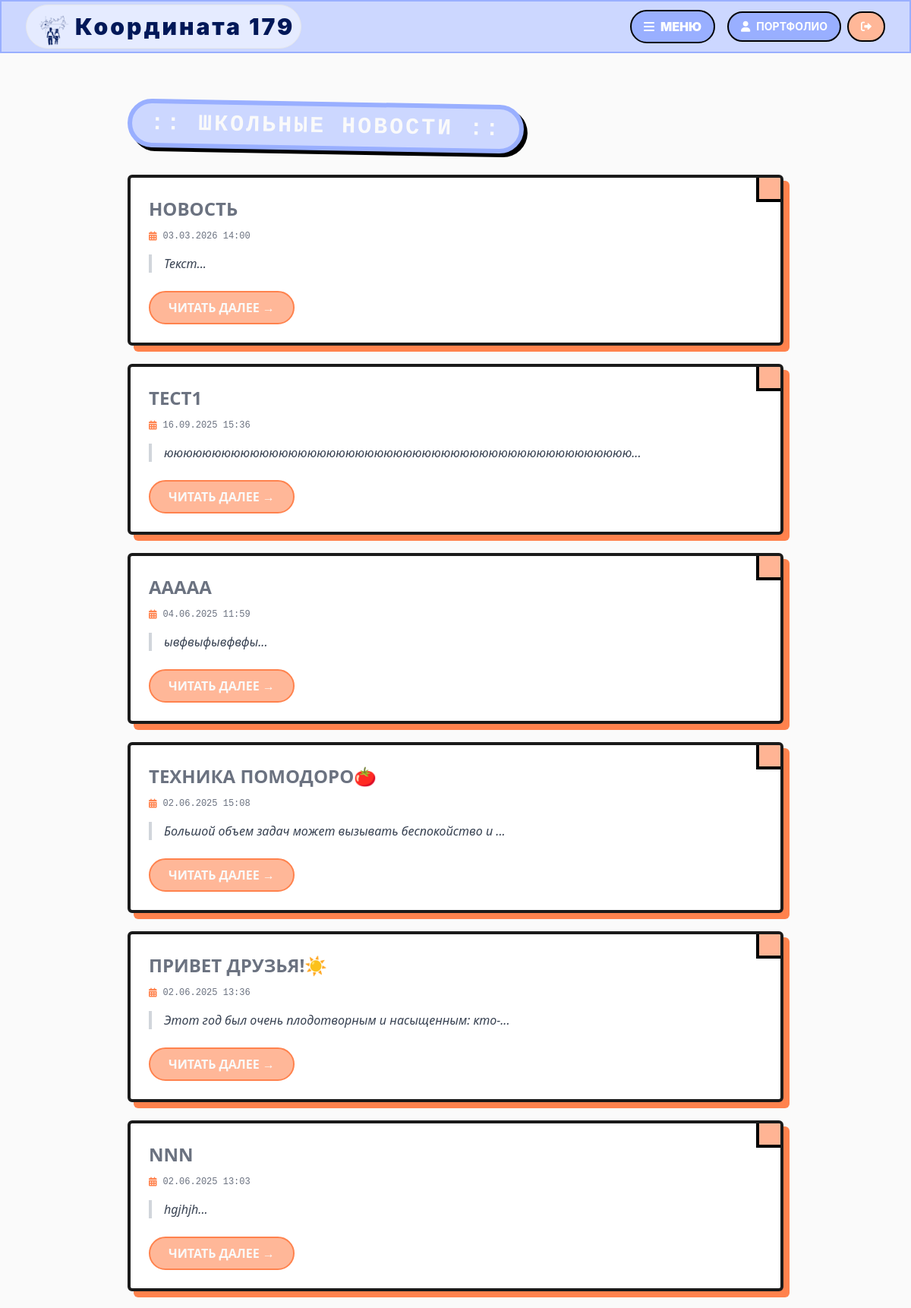
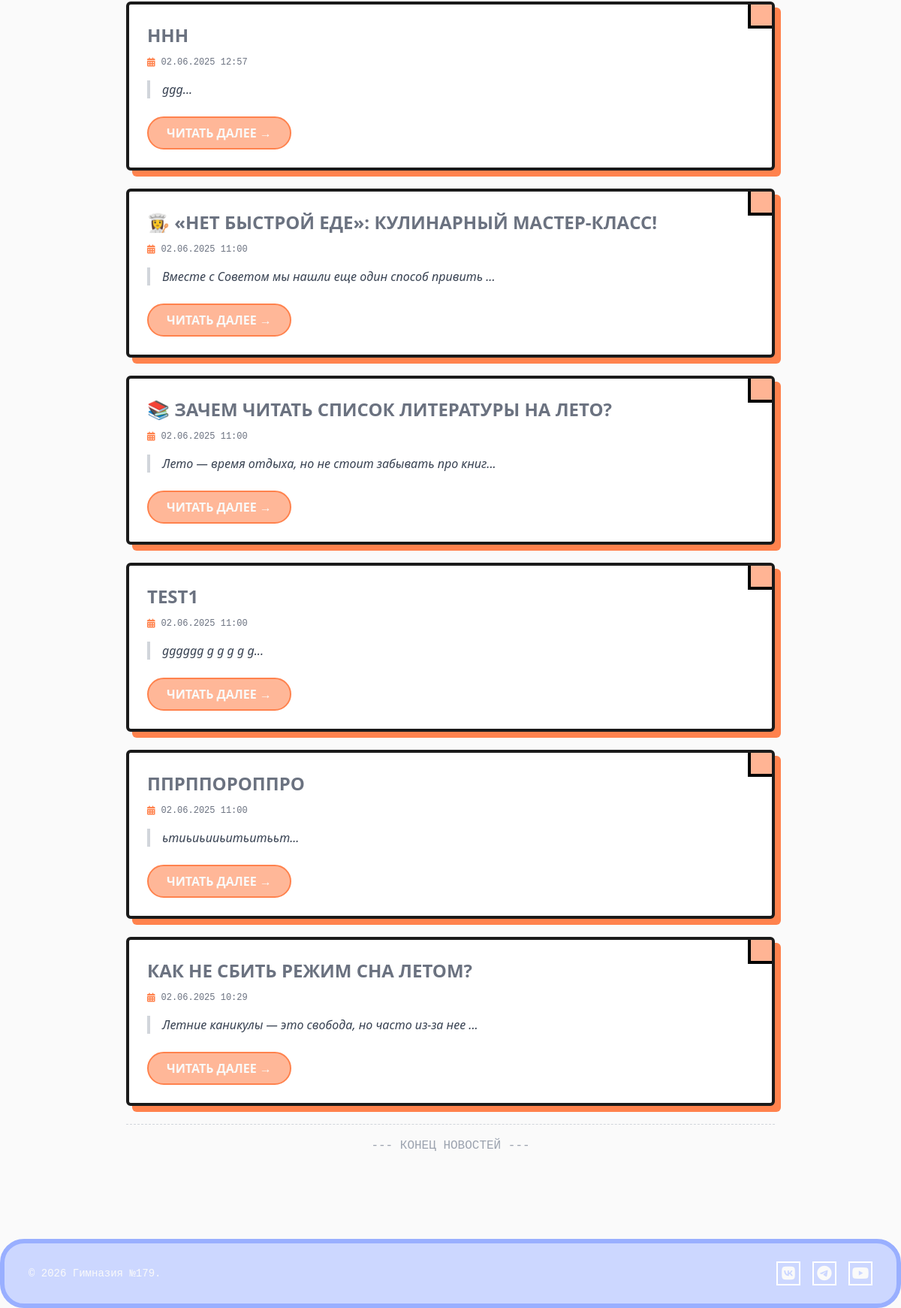
/news (signed in), run on the app's committed database (2 pictures, top to bottom).
### app.py (models this page shows)
class News(db.Model):
    id = db.Column(db.Integer, primary_key=True)
    title = db.Column(db.String(200), nullable=False)
    content = db.Column(db.Text, nullable=False)
    publish_date = db.Column(db.DateTime, default=datetime.datetime.now())
    author_id = db.Column(db.Integer, db.ForeignKey('user.id'))
    author = db.relationship('User')

### app.py (the view)
@app.route('/news')
def news():
    news_list = News.query.order_by(News.publish_date.desc()).all()
    return render_template('news.html', news_list=news_list)

### app.py (called while the page is built)
@app.context_processor
def inject_news():
    latest_news = News.query.order_by(News.publish_date.desc()).limit(10).all()
    return dict(marquee_news=latest_news)

### templates/news.html (shortened to what this page needs)
{% extends "base.html" %}
{% block content %}
<div class="max-w-4xl mx-auto py-8 px-4 font-sans">
    <div class="lb-div inline-block  px-6 py-2 transform rotate-1 mb-8 shadow-hard">
        <h2 class="text-3xl font-mono font-bold uppercase tracking-widest">:: ШКОЛЬНЫЕ НОВОСТИ ::</h2>
    </div>
    <div class="space-y-6">
        {% for news in news_list %}
        <div class="news-item bg-white rounded-md border-4 border-neo-black shadow-[8px_8px_0px_0px_#ff824d] p-6 relative overflow-hidden group hover:shadow-[10px_10px_0px_0px_#ffb494] transition-all duration-300">
            <div class="absolute top-0 right-0 w-8 h-8 bg-[#ffb494] border-l-4 border-b-4 border-black group-hover:bg-[#ff824d] transition-colors"></div>
            <h3 class="text-2xl text-gray-500 font-black uppercase mb-3 leading-snug">
                {{ news.title }}
            </h3>
            <p class="news-date font-mono text-xs text-gray-500 mb-4 flex items-center gap-2">
                <i class="fa-solid fa-calendar-alt text-[#ff824d]"></i>
                {{ news.publish_date.strftime('%d.%m.%Y %H:%M') }}
            </p>
            <p class="news-content text-gray-700 mb-6 border-l-4 border-gray-300 pl-4 italic">
                {{ news.content[:50:]+"..." }}
            </p>
            <a href=" {{ url_for('view_news', news_id=news.id) }}"
               class="lr-btn read-more inline-block px-6 py-2 font-bold uppercase rounded-full border-2 transition-all">
                Читать далее →
            </a>
        </div>
        {% endfor %}
        <div class="text-center font-mono text-gray-400 py-4 mt-8 border-t border-dashed border-gray-300">
            ---  КОНЕЦ НОВОСТЕЙ ---
        </div>
    </div>
</div>
{% endblock %}

### templates/base.html (style rules this page uses)
body { font-family: 'Inter', sans-serif; background-color: #fafafa; color: #fafafa; min-height: 100vh; display: flex; flex-direction: column; }
.lb-div, .flash { background-color: #ccd7ff; border-color: #99afff; border-radius: 2rem; border-width: 0.4rem; }
.lr-btn { background-color: #ffb798; border-color: #ff824d; border-radius: 2rem; border-width: 0.15rem; }

### data on the page
News: title "НОВОСТЬ", publish_date "03.03.2026 14:00", content "Текст..."
News: title "ТЕСТ1", publish_date "16.09.2025 15:36", content "ююююююююююююююююююююююююююююююююююююююююююююююююю..."
News: title "ААААА", publish_date "04.06.2025 11:59", content "ывфвыфывфвфы..."
News: title "ТЕХНИКА ПОМОДОРО🍅", publish_date "02.06.2025 15:08", content "Большой объем задач может вызывать беспокойство и ..."
News: title "ПРИВЕТ ДРУЗЬЯ!☀️", publish_date "02.06.2025 13:36", content "Этот год был очень плодотворным и насыщенным: кто-..."
News: title "NNN", publish_date "02.06.2025 13:03", content "hgjhjh..."
News: title "HHH", publish_date "02.06.2025 12:57", content "ggg..."
News: title "👩‍🍳 «НЕТ БЫСТРОЙ ЕДЕ»: КУЛИНАРНЫЙ МАСТЕР-КЛАСС!", publish_date "02.06.2025 11:00", content "Вместе с Советом мы нашли еще один способ привить ..."
News: title "📚 ЗАЧЕМ ЧИТАТЬ СПИСОК ЛИТЕРАТУРЫ НА ЛЕТО?", publish_date "02.06.2025 11:00", content "Лето — время отдыха, но не стоит забывать про книг..."
News: title "TEST1", publish_date "02.06.2025 11:00", content "gggggg g g g g g..."
News: title "ППРППОРОППРО", publish_date "02.06.2025 11:00", content "ьтиьиьииьитьитььт..."
News: title "КАК НЕ СБИТЬ РЕЖИМ СНА ЛЕТОМ?", publish_date "02.06.2025 10:29", content "Летние каникулы — это свобода, но часто из-за нее ..."
